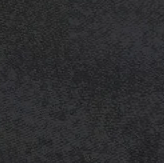
#> input picture room_build/charfix/hood_patch.png, 164 x 163 px
$ python -i image_checks.py   (imports and definitions only)
#> lines starting #> are read from the running program, lines starting #| are printed output that depends on the picture
"""Pure-image checks of the visual QA harness (issue #98, G8): exposure, flicker (z-fighting), contact sheets.

Everything here works on PNG screenshots with Pillow + numpy; no browser. Used by harness.py and testable on its own.
"""
import numpy as np
from PIL import Image, ImageDraw


def load_rgb(path, crop=None):
#> called with path = '../../room_build/charfix/hood_patch.png'
    im = Image.open(path).convert("RGB")
#> im is the input picture: PIL image 164x163 RGB; mean R, G, B 44.8, 44.8, 46.8
    if crop:
        im = im.crop(tuple(crop))
    return np.asarray(im, dtype=np.int16)
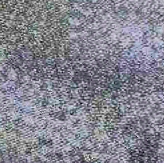
#> returned value: shape (163, 164, 3) int16; mean of channels 0, 1, 2 44.8, 44.8, 46.8; drawn with min black and max white


# [42 lines left out: functions exposure, flicker, not called in this run]


def specks(path, crop=None, thresh=150, max_area=40, max_box=9, min_fill=0.45):
    """Small bright isolated blobs: pixels brighter than `thresh` (max over RGB), labelled into 8-connected components;
    a component is a speck when it covers at most `max_area` pixels, fits in a `max_box` square and fills at least
    `min_fill` of its bounding box (a disc or a bead, not a thin line). A long thin fibre is not counted, but its bright
    beads and crossings are (the mini brain: ~140 on main), so this is a texture figure rather than a dots detector.
    Returns the count, the centres of the largest 20, the mask and the bright fraction of the frame."""
    from scipy import ndimage
    a = load_rgb(path, crop)
    bright = a.max(axis=2) > thresh
#> bright: shape (163, 164) bool; every value is 0
    lab, n = ndimage.label(bright, structure=np.ones((3, 3)))
#> lab: shape (163, 164) int32; every value is 0
#> n = 0
    out, mask = [], np.zeros(bright.shape, bool)
#> out = []
    if n:
        objs = ndimage.find_objects(lab)
        areas = ndimage.sum(bright, lab, index=np.arange(1, n + 1))
        for i, (sl, area) in enumerate(zip(objs, areas), start=1):
            h, w = sl[0].stop - sl[0].start, sl[1].stop - sl[1].start
            if area <= max_area and h <= max_box and w <= max_box and area / (h * w) >= min_fill:
                out.append({"x": int((sl[1].start + sl[1].stop) / 2), "y": int((sl[0].start + sl[0].stop) / 2), "area": int(area)})
                mask[lab == i] = True
    out.sort(key=lambda d: -d["area"])
    return {"specks": len(out), "largest": out[:20], "mask": mask, "bright_frac": round(float(bright.mean()), 4)}


# [30 lines left out: functions save_mask, contact_sheet, not called in this run]

>>> result = specks('../../room_build/charfix/hood_patch.png')
#> result = 4 items
